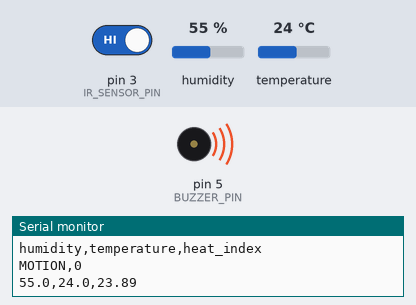
Bench run of a sketch on a simulated Arduino Uno, built with avr-gcc and run on an emulated ATmega328P. Parts: buzzer (waves = sounding, pin HIGH), the last lines printed to the serial monitor. Inputs (shaded band) come from the test bench; at power-on: pin 3 (IR_SENSOR_PIN) HIGH, humidity 55 %, temperature 24 °C.

Above: at 2.2 s.
2.3 s: pin 3 (IR_SENSOR_PIN) driven LOW
At 2.9 s:
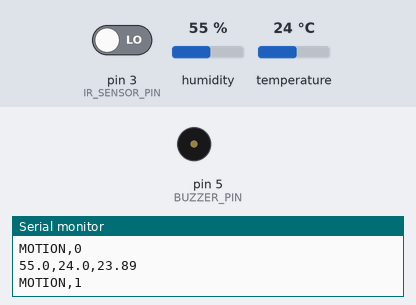
3.8 s: pin 3 (IR_SENSOR_PIN) driven HIGH
At 5.1 s:
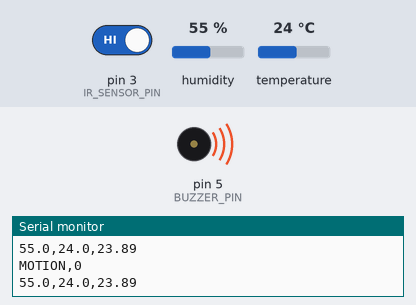
Timing chart, 0 to 6.8 s (numbered marks = the images above; inputs shaded):
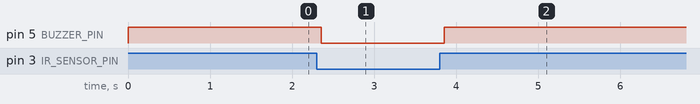

Measured:
- after the input at 2.3 s, pin 5 (BUZZER_PIN): HIGH → LOW after 0.06 s
- after the input at 3.8 s, pin 5 (BUZZER_PIN): LOW → HIGH after 0.05 s

The sketch:

arduino_dht11.ino
```cpp
#include <DHT.h>

#define DHTPIN 2
#define DHTTYPE DHT11
#define IR_SENSOR_PIN 3
#define BUZZER_PIN 5
#define IR_ACTIVE_STATE LOW
#define BUZZER_ACTIVE_STATE LOW

const unsigned long DHT_INTERVAL_MS = 2000;
const unsigned long MOTION_DEBOUNCE_MS = 50;

DHT dht(DHTPIN, DHTTYPE);
bool rawMotionDetected;
bool motionDetected;
unsigned long lastRawMotionChangeAt;
unsigned long lastDhtReadAt;

bool readMotionDetected() {
  return digitalRead(IR_SENSOR_PIN) == IR_ACTIVE_STATE;
}

void setBuzzer(bool enabled) {
  digitalWrite(BUZZER_PIN, enabled ? BUZZER_ACTIVE_STATE : !BUZZER_ACTIVE_STATE);
}

void printMotionEvent(bool detected) {
  Serial.print("MOTION,");
  Serial.println(detected ? 1 : 0);
}

void setup() {
  pinMode(IR_SENSOR_PIN, INPUT);
  pinMode(BUZZER_PIN, OUTPUT);
  setBuzzer(false);

  Serial.begin(9600);
  dht.begin();
  delay(1000);

  rawMotionDetected = readMotionDetected();
  motionDetected = rawMotionDetected;
  lastRawMotionChangeAt = millis();
  setBuzzer(motionDetected);
  lastDhtReadAt = millis() - DHT_INTERVAL_MS;

  // DHT CSV contract: humidity,temperature,heat_index.
  Serial.println("humidity,temperature,heat_index");
  printMotionEvent(motionDetected);
}

void loop() {
  unsigned long now = millis();
  bool currentRawMotion = readMotionDetected();

  if (currentRawMotion != rawMotionDetected) {
    rawMotionDetected = currentRawMotion;
    lastRawMotionChangeAt = now;
  }

  if (rawMotionDetected != motionDetected &&
      now - lastRawMotionChangeAt >= MOTION_DEBOUNCE_MS) {
    motionDetected = rawMotionDetected;
    setBuzzer(motionDetected);
    printMotionEvent(motionDetected);
  }

  if (now - lastDhtReadAt >= DHT_INTERVAL_MS) {
    lastDhtReadAt = now;
    float humidity = dht.readHumidity();
    float temperature = dht.readTemperature();

    if (isnan(humidity) || isnan(temperature)) {
      Serial.println("ERROR");
    } else {
      float heatIndex = dht.computeHeatIndex(temperature, humidity, false);
      Serial.print(humidity, 1);
      Serial.print(",");
      Serial.print(temperature, 1);
      Serial.print(",");
      Serial.println(heatIndex, 2);
    }
  }

  delay(10);
}
```
